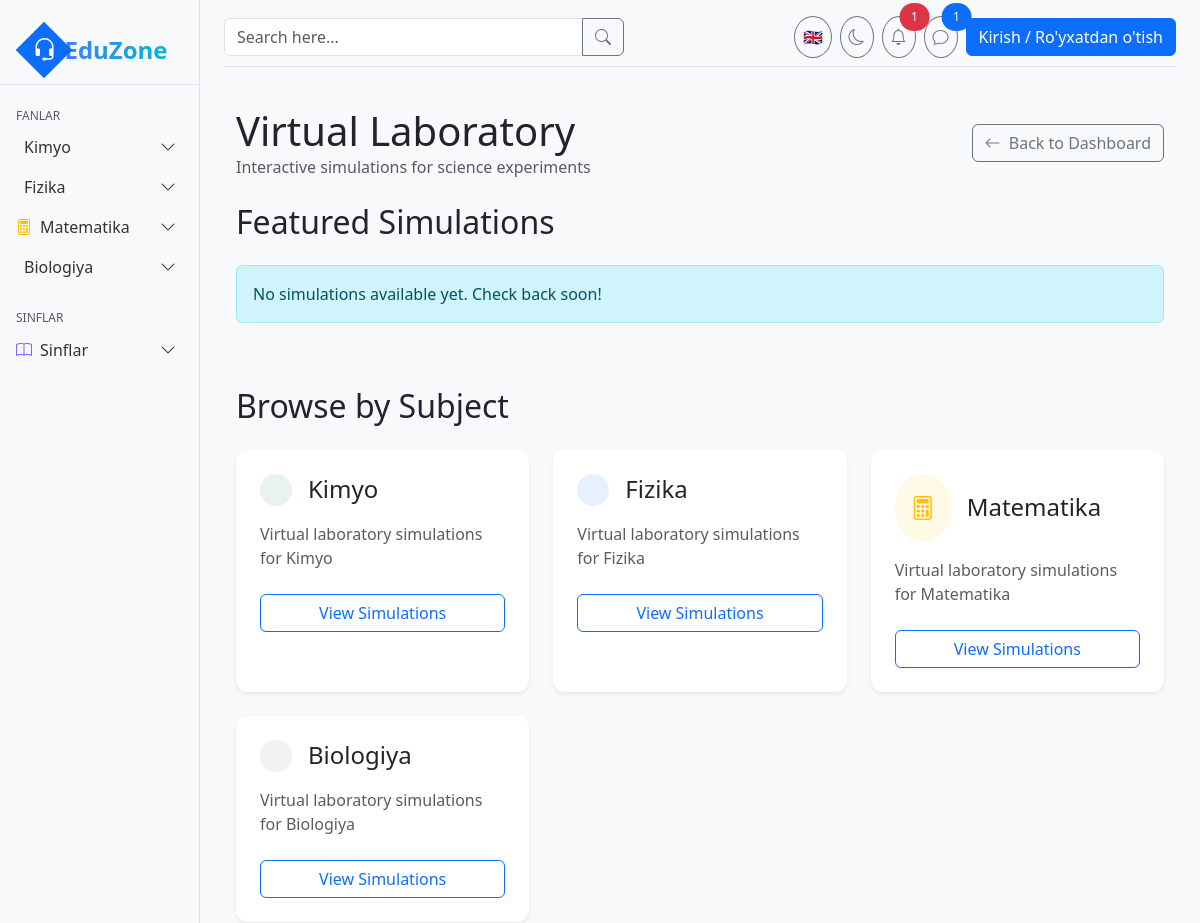
Page /api/simlab/ (upper part) on the earlier database version.
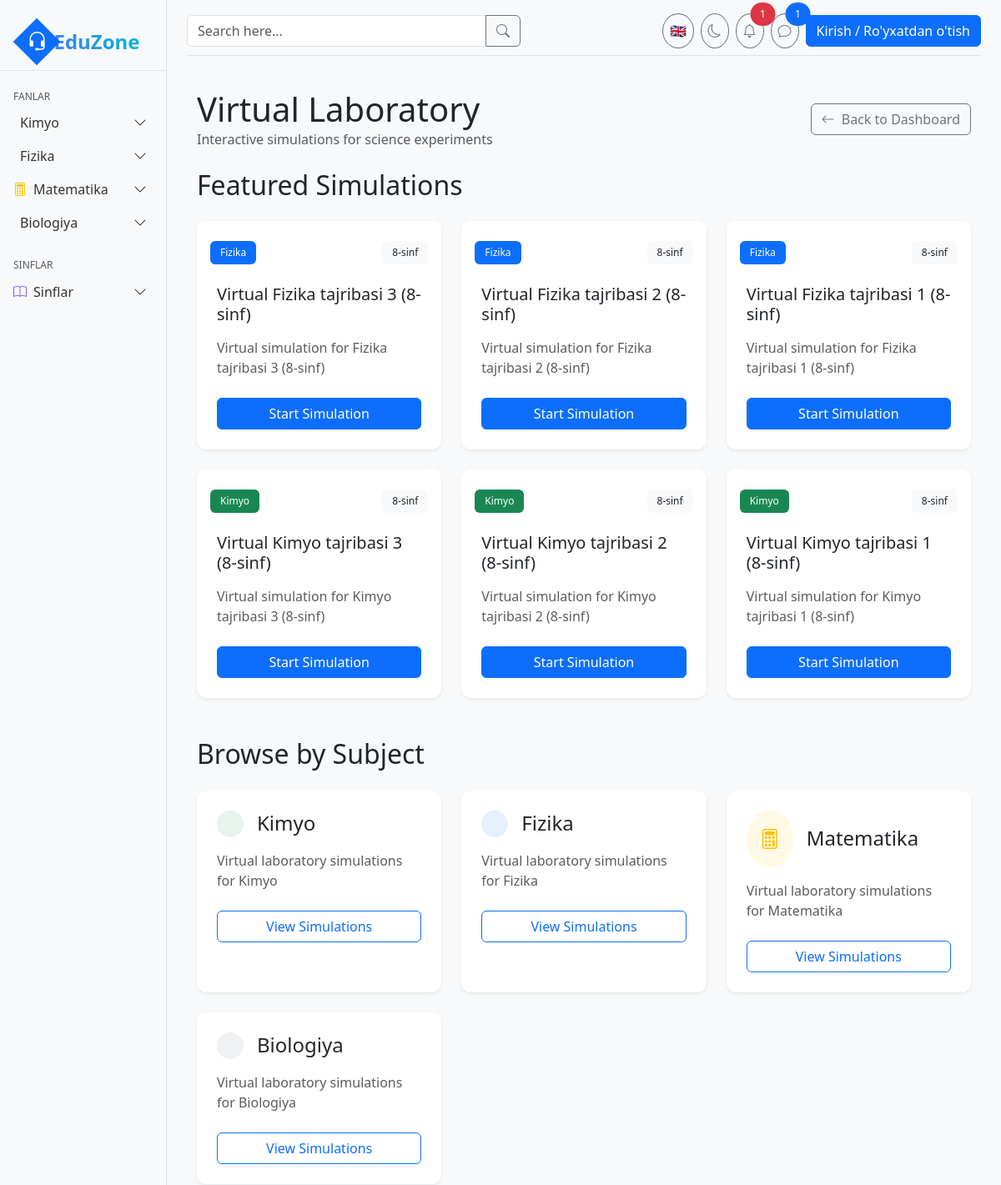
Same page on the later database version.
### core/models.py (models this page shows, shortened)
class Subject(models.Model):
    name = models.CharField(max_length=100)
    slug = models.SlugField(unique=True)
    icon = models.CharField(max_length=50, help_text="Icon name (e.g., 'beaker', 'atom')")
    color = models.CharField(max_length=50, default="text-blue-500")
    bg_color = models.CharField(max_length=50, default="bg-blue-100")
    description = models.TextField(blank=True)

class Experiment(models.Model):
    DIFFICULTY_CHOICES = [
        ('easy', 'Oson'),
        ('medium', 'O\'rta'),
        ('hard', 'Qiyin'),
    ]
    title = models.CharField(max_length=200)
    slug = models.SlugField(unique=True)
    subject = models.ForeignKey(Subject, on_delete=models.CASCADE, related_name='experiments')
    grade = models.ForeignKey(Grade, on_delete=models.CASCADE, related_name='experiments')
    description = models.TextField()
    difficulty = models.CharField(max_length=10, choices=DIFFICULTY_CHOICES, default='medium')
    duration = models.CharField(max_length=50, help_text="e.g., '30 daqiqa'")
    instructions = models.TextField(blank=True)
    link = models.CharField(max_length=200, blank=True, null=True)
    is_vr = models.BooleanField(default=False, help_text="Is this a VR experiment?")
    created_at = models.DateTimeField(auto_now_add=True)
    updated_at = models.DateTimeField(auto_now=True)

class Grade(models.Model):
    number = models.IntegerField(unique=True)
    description = models.TextField(blank=True)

### simlab/models.py (models this page shows, shortened)
class Simulation(models.Model):
    title = models.CharField(max_length=200)
    slug = models.SlugField(unique=True)
    experiment = models.ForeignKey(Experiment, on_delete=models.CASCADE, related_name='simulations')
    simulation_type = models.ForeignKey(SimulationType, on_delete=models.CASCADE, related_name='simulations')
    description = models.TextField()
    instructions = models.TextField()
    code_js = models.TextField(blank=True, help_text="JavaScript code for the simulation")
    code_python = models.TextField(blank=True, help_text="Python code for the simulation")
    config = models.JSONField(default=dict, blank=True, help_text="Configuration parameters for the simulation")
    is_active = models.BooleanField(default=True)
    created_at = models.DateTimeField(auto_now_add=True)
    updated_at = models.DateTimeField(auto_now=True)

### simlab/views.py (the view, shortened to what this page needs)
# urls.py: path('', views.simulation_home, name='home'),
def simulation_home(request):
    simulation_types = SimulationType.objects.all()
    subjects = Subject.objects.all()
    grades = Grade.objects.all().order_by('number')
    featured_simulations = Simulation.objects.filter(is_active=True).order_by('-created_at')[:6]
    user_progress = {}
    return render(request, 'simlab/home.html', {
        'simulation_types': simulation_types,
        'subjects': subjects,
        'grades': grades,
        'featured_simulations': featured_simulations,
        'user_progress': user_progress,
    })

### templates/simlab/home.html (shortened to what the changed rows need)
{% extends 'base.html' %}
{% load static %}
{% load simlab_tags %}
{% block content %}
<div class="container-fluid py-4">
    <div class="d-flex justify-content-between align-items-center mb-4">
        <div>
            <h1 class="mb-0">Virtual Laboratory</h1>
        </div>
    </div>
    <div class="mb-5">
        <h2 class="mb-4">Featured Simulations</h2>
        <div class="row g-4">
            {% for simulation in featured_simulations %}
            <div class="col-md-6 col-lg-4">
                <div class="card h-100 border-0 shadow-sm simulation-card">
                    <div class="card-header bg-white border-0 pt-4 pb-0">
                        <div class="d-flex justify-content-between align-items-center">
                            <span class="badge
                                {% if simulation.experiment.subject.name == 'Kimyo' %}bg-success
                                {% elif simulation.experiment.subject.name == 'Fizika' %}bg-primary
                                {% elif simulation.experiment.subject.name == 'Matematika' %}bg-warning
                                {% else %}bg-secondary{% endif %}">
                                {{ simulation.experiment.subject.name }}
                            </span>
                            <span class="badge bg-light text-dark">
                                {{ simulation.experiment.grade.number }}-sinf
                            </span>
                        </div>
                    </div>
                    <div class="card-body p-4">
                        <h3 class="h5 mb-3">{{ simulation.title }}</h3>
                        <p class="text-muted mb-4">{{ simulation.description|truncatechars:100 }}</p>
                        <a href="{% url 'simlab:run_simulation' simulation.slug %}" class="btn btn-primary w-100">
                            Start Simulation
                        </a>
                    </div>
                </div>
            </div>
            {% empty %}
            <div class="col-12">
                <div class="alert alert-info">
                    No simulations available yet. Check back soon!
                </div>
            </div>
            {% endfor %}
        </div>
    </div>
    <div class="mb-5">
        <h2 class="mb-4">Browse by Subject</h2>
        <div class="row g-4">
            {% for subject in subjects %}
            <div class="col-md-6 col-lg-4">
                <div class="card h-100 border-0 shadow-sm subject-card">
                    <div class="card-body p-4">
                        <div class="d-flex align-items-center gap-3 mb-3">
                            <div class="rounded-circle p-3
                                {% if subject.name == 'Kimyo' %}bg-success bg-opacity-10
                                {% elif subject.name == 'Fizika' %}bg-primary bg-opacity-10
                                {% elif subject.name == 'Matematika' %}bg-warning bg-opacity-10
                                {% else %}bg-secondary bg-opacity-10{% endif %}">
                                <i class="bi bi-{{ subject.icon }}
                                    {% if subject.name == 'Kimyo' %}text-success
                                    {% elif subject.name == 'Fizika' %}text-primary
                                    {% elif subject.name == 'Matematika' %}text-warning
                                    {% else %}text-secondary{% endif %}"
                                    style="font-size: 1.5rem;"></i>
                            </div>
                            <h3 class="h4 mb-0">{{ subject.name }}</h3>
                        </div>
                        <p class="text-muted mb-4">Virtual laboratory simulations for {{ subject.name }}</p>
                        <a href="{% url 'simlab:subject_simulations' subject.slug %}" class="btn btn-outline-primary w-100">
                            View Simulations
                        </a>
                    </div>
                </div>
            </div>
            {% empty %}
            <div class="col-12">
                <div class="alert alert-info">
                    No subjects available yet. Check back soon!
                </div>
            </div>
            {% endfor %}
        </div>
    </div>
</div>
{% endblock %}

Differences in the rows shown:
added Simulation: experiment.subject.name "Fizika", experiment.grade.number "8", title "Virtual Fizika tajribasi 3 (8-sinf)", description "Virtual simulation for Fizika tajribasi 3 (8-sinf)"
added Simulation: experiment.subject.name "Fizika", experiment.grade.number "8", title "Virtual Fizika tajribasi 2 (8-sinf)", description "Virtual simulation for Fizika tajribasi 2 (8-sinf)"
added Simulation: experiment.subject.name "Fizika", experiment.grade.number "8", title "Virtual Fizika tajribasi 1 (8-sinf)", description "Virtual simulation for Fizika tajribasi 1 (8-sinf)"
added Simulation: experiment.subject.name "Kimyo", experiment.grade.number "8", title "Virtual Kimyo tajribasi 3 (8-sinf)", description "Virtual simulation for Kimyo tajribasi 3 (8-sinf)"
added Simulation: experiment.subject.name "Kimyo", experiment.grade.number "8", title "Virtual Kimyo tajribasi 2 (8-sinf)", description "Virtual simulation for Kimyo tajribasi 2 (8-sinf)"
added Simulation: experiment.subject.name "Kimyo", experiment.grade.number "8", title "Virtual Kimyo tajribasi 1 (8-sinf)", description "Virtual simulation for Kimyo tajribasi 1 (8-sinf)"
Other differences:
text no longer shown: "No simulations available yet. Check back soon!"
